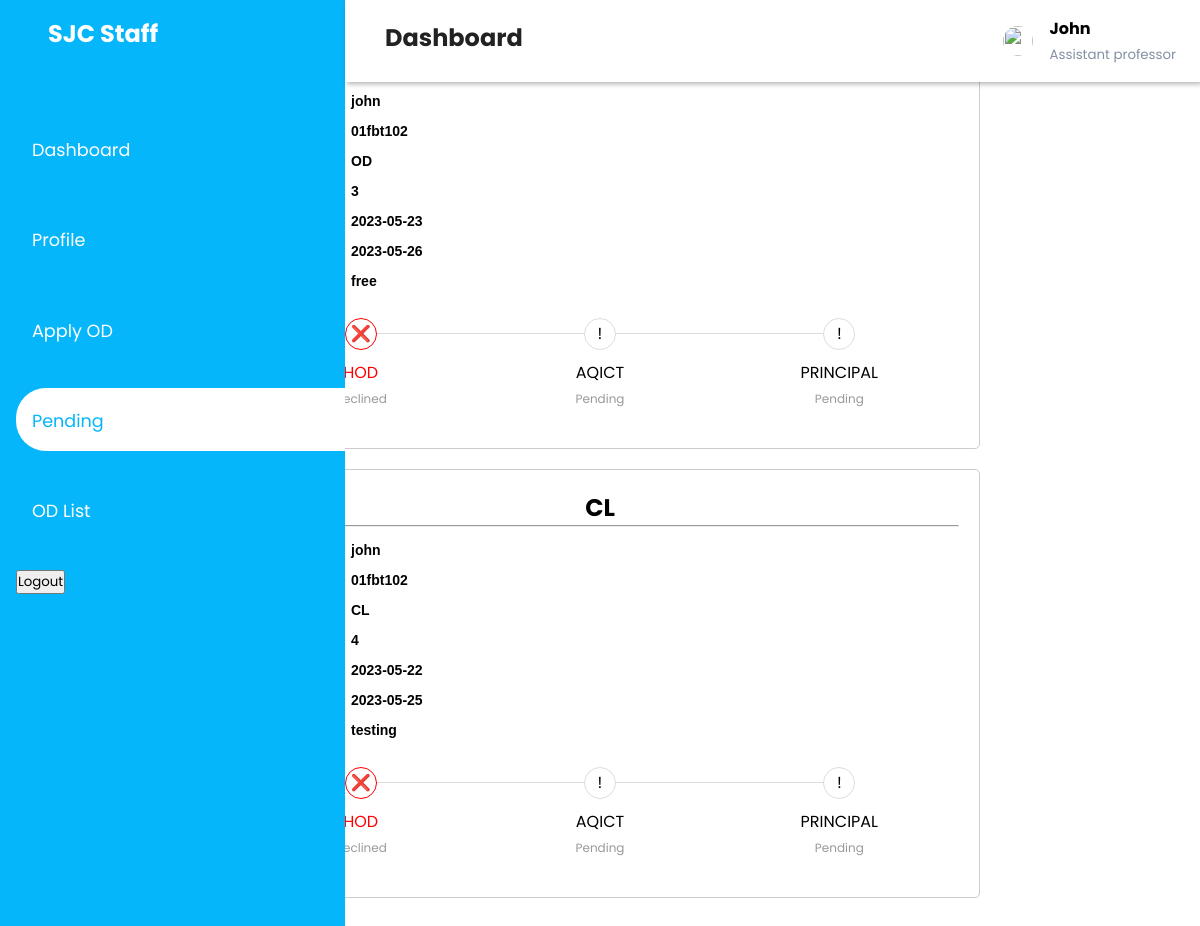
Before: /Staff/pending.php (signed in) with the older database file.
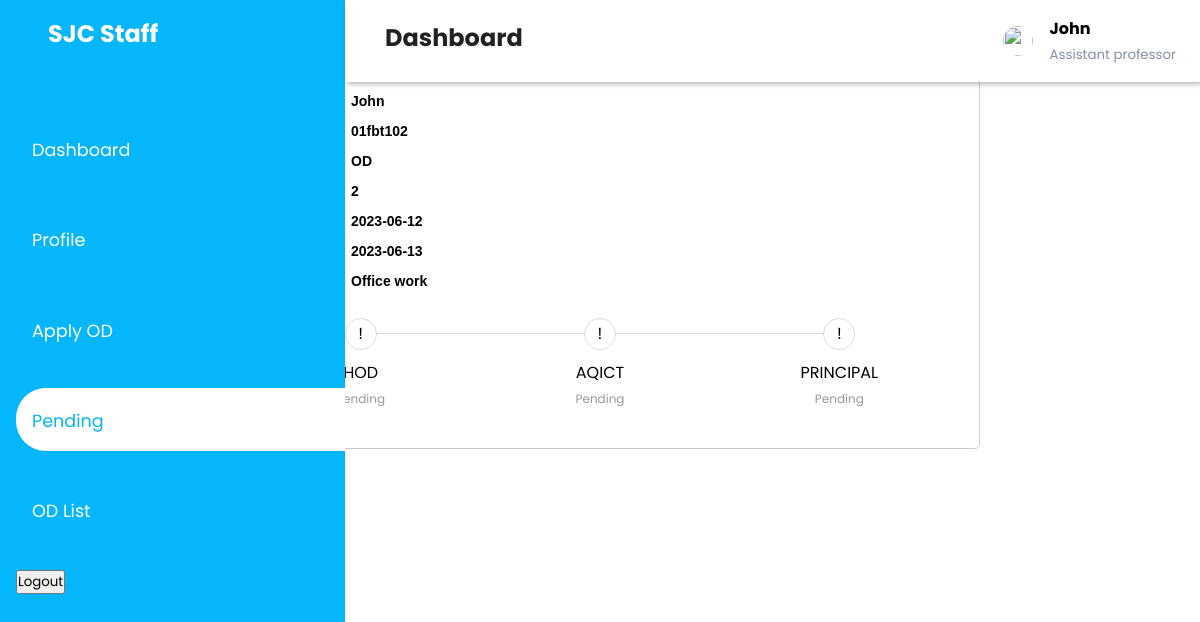
After: the same page with the newer database file.
### tables this page shows
CREATE TABLE `faculty1` (
  `application_id` int(11) NOT NULL,
  `name` varchar(30) NOT NULL,
  `id` varchar(30) NOT NULL,
  `department` varchar(30) NOT NULL,
  `LType` varchar(30) NOT NULL,
  `start` date NOT NULL,
  `end` date NOT NULL,
  `ndays` int(30) NOT NULL,
  `reason` varchar(50) NOT NULL,
  `hod` int(10) NOT NULL DEFAULT 3,
  `H_feedback` varchar(100) DEFAULT NULL,
  `aqict` int(10) NOT NULL DEFAULT 3,
  `IC_feedback` varchar(100) DEFAULT NULL,
  `principal` int(10) NOT NULL DEFAULT 3,
  `Pn_feedback` varchar(100) DEFAULT NULL,
  `file` varchar(255) NOT NULL
);

### Staff/pending.php (the view, shortened to what this page needs)
<?php
if ($_SESSION['s_id']) {
?>
    <!DOCTYPE html>
    <html>
    <head>
        <link rel="stylesheet" href="pending.css">
        <link rel="stylesheet" type="text/css" href="../compenents/sidebar/sidebar.css">
    </head>
    <body><?php include "../compenents/sidebar/Sidebar.php"; ?>
        <div class="container" style="margin-left: auto">
            <?php include "../compenents/sidebar/header.php"; ?>
            <?php
            include '../database/Databasedemo.php';
            $form_fields = [
                'Name' => ['type' => 'text', 'label' => 'Name', 'required' => true],
                'id' => ['type' => 'varchar', 'label' => 'ID', 'required' => true],
                'LType' => ['type' => 'text', 'label' => 'Leave-Type', 'required' => true],
                'ndays' => ['type' => 'int', 'label' => 'No of Days', 'required' => true],
                'start' => ['type' => 'date', 'label' => 'From', 'required' => true],
                'end' => ['type' => 'date', 'label' => 'To', 'required' => true],
                'reason' => ['type' => 'text', 'label' => 'Reason', 'required' => false],
            ];
            $id = $_SESSION['s_id'];
            $sql = "SELECT Name,id,LType,ndays,start,end,reason FROM faculty1 WHERE id='" . $id . "' AND (hod=FALSE OR aqict=FALSE OR principal=FALSE OR hod=3  or
                 aqict=3 OR  principal=3)";
            $sql2 = "Select hod,aqict,principal from faculty1 where id ='" . $id . "' AND (hod=FALSE OR aqict=FALSE OR principal=FALSE OR hod=3  or
        aqict=3 OR  principal=3)";
            $result = mysqli_query($conn, $sql);
            $result2 = mysqli_query($conn, $sql2);
            while (true) {
                $row = mysqli_fetch_assoc($result);
                $row2 = mysqli_fetch_assoc($result2);
                if ($row != null) {
            ?>
                    <div class="form-container">
                        <?php
                        if (strcasecmp($row['LType'], 'OD') == 0) {
                            echo '<h2 class="form-heading">' . strtoupper($row['LType']) . '</h2>';
                        } elseif (strcasecmp($row['LType'], 'CL') == 0) {
                            echo '<h2 class="form-heading" >' . strtoupper($row['LType']) . '</h2>';
                        }
                        ?>
                        <hr>
                        <div class="box-container">
                            <fieldset>
                                <?php
                                foreach ($form_fields as $field_name => $field_data) {
                                    $value = $row[$field_name];
                                    echo '<label>' . $field_data['label'] . '</label>';
                                    echo '<span class="sp">' . $value . '<br></span>';
                                }
                                ?>
                            </fieldset>
                        </div>
                        <?php
                        $state = array(
                            0 => $row2['hod'],
                            1 => $row2['aqict'],
                            2 => $row2['principal'],
                        );
                        $steps = array(
                            array('status' => '', 'symbol' => ''),
                            array('status' => '', 'symbol' => ''),
                            array('status' => '', 'symbol' => ''),
                        );
                        $official = array('HOD', 'AQICT', 'PRINCIPAL');
                        for ($i = 0; $i < count($state); $i++) {
                            if ($state[$i] == 1) {
                                $steps[$i][0] = 'Approved';
                                $steps[$i][1] = '✔';
                            } elseif ($state[$i] == 0) {
                                $steps[$i][0] = 'Declined';
                                $steps[$i][1] = '❌';
                            } else {
                                $steps[$i][0] = 'Pending';
                                $steps[$i][1] = '!';
                            }
                        }
                        ?>
                        <div class="containerB">
                            <ul class="progressbar">
                                <?php
                                for ($i = 0; $i < count($steps); $i++) {
                                    echo '<li class="' . $steps[$i][0] . '">' . $official[$i] . '<span class="step-symbol">' . $steps[$i][0] . '</span></li>';
                                }
                                ?>
                            </ul>
                        </div>
                    </div>
            <?php
                } else break;
            }
            ?>
        </div>
    </body>
    </html>
<?php
} else {
    header("location:../Login/home.php");
}
?>

Changed rows visible on the page:
no longer on this page (row edited): faculty1: name "john", id "01fbt102", LType "OD", ndays "3", start "2023-05-23", end "2023-05-26", reason "free", i "HOD", i "Declined", i "AQICT", i "Pending", i "PRINCIPAL"
no longer on this page (row edited): faculty1: LType "CL", name "john", id "01fbt102", ndays "4", start "2023-05-22", end "2023-05-25", reason "testing", i "HOD", i "Declined", i "AQICT", i "Pending", i "PRINCIPAL"
added faculty1: name "John", id "01fbt102", LType "OD", ndays "2", start "2023-06-12", end "2023-06-13", reason "Office work", i "HOD", i "Pending", i "AQICT", i "PRINCIPAL"
